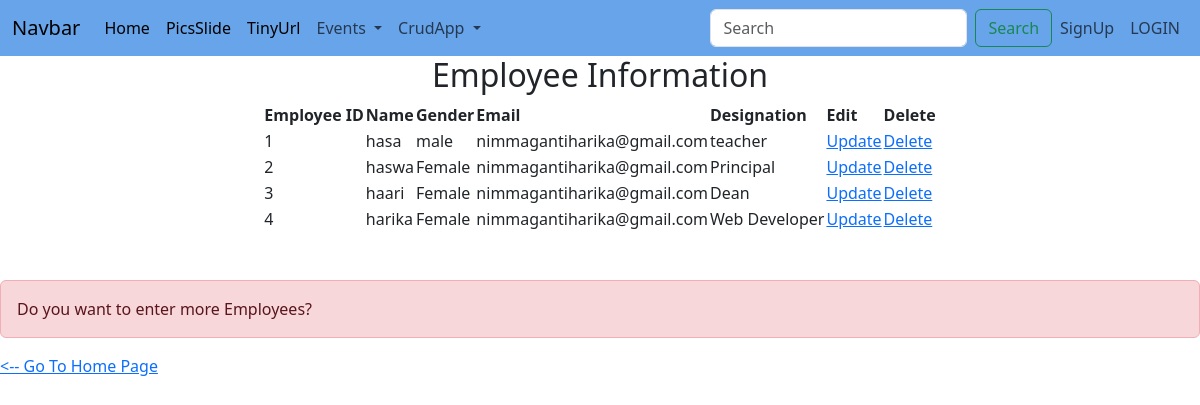
Screenshot of /c/show/ with the database file from the repository.
### crudapp/models.py (models this page shows)
class Employee(models.Model):
    EmpId = models.CharField(max_length=3)
    EmpName = models.CharField(max_length=200)
    EmpGender = models.CharField(max_length=10)
    EmpEmail = models.EmailField()
    EmpDesignation = models.CharField(max_length=150)
    class Meta:
        db_table="Employee"

### crudapp/views.py (the view)
# urls.py: path('show/', views.show_emp, name='show-emp'),
def show_emp(request):
    employees = Employee.objects.all()
    return render(request, 'show.html', {'employees': employees})

### templates/show.html (shortened to what this page needs)
{% extends 'Navbar.html' %}
{% block body %}
    <h2 style="text-align:center">Employee Information</h2>
    <table align="center">
        <thead>
            <tr>
                <th>Employee ID</th>
                <th>Name</th>
                <th>Gender</th>
                <th>Email</th>
                <th>Designation</th>
                <th>Edit</th>
                <th>Delete</th>
            </tr>
        </thead>
        <tbody>
            {% for employee in employees %}
            <tr>
                <td>{{ employee.EmpId }}</td>
                <td>{{ employee.EmpName }}</td>
                <td>{{ employee.EmpGender }}</td>
                <td>{{ employee.EmpEmail }}</td>
                <td>{{ employee.EmpDesignation }}</td>
                <td>
                    <a href="{% url 'edit-emp' employee.pk %}">Update</a>
                </td>
                <td>
                    <a href="{% url 'remove-emp' employee.pk %}">Delete</a>
                </td>
            </tr>
            {% endfor %}
        </tbody>
    </table>
    <br><br>
    <p class="alert alert-danger" role="alert">Do you want to enter more Employees?</p>
    <p>
        <a href="{% url 'insert-emp' %}">&lt;-- Go To Home Page</a>
    </p>
{% endblock %}

### templates/Navbar.html (shortened to what this page needs)
<!DOCTYPE html><html lang="en">
<head>    <meta charset="UTF-8">
    <title>Title</title>    <link href="https://cdn.jsdelivr.net/npm/bootstrap@5.3.2/dist/css/bootstrap.min.css" rel="stylesheet">
    <script src="https://cdn.jsdelivr.net/npm/bootstrap@5.3.2/dist/js/bootstrap.bundle.min.js"></script></head>
<body>
<nav class="navbar navbar-expand-lg" style="background-color: #68A4E9">
  <div class="container-fluid">
      <a class="navbar-brand" href="#">Navbar</a>
        <div class="collapse navbar-collapse" id="navbarSupportedContent">
      <ul class="navbar-nav me-auto mb-2 mb-lg-0">
          <li class="nav-item">
          <a class="nav-link active" aria-current="page" href="{%url 'newhomepage'%}">Home</a>
          </li>
          <li class="nav-item">
          <a class="nav-link active" aria-current="page" href="{%url 'Pics'%}">PicsSlide</a>
          </li>
<li class="nav-item">
    <a class="nav-link active" aria-current="page" href="{%url 'url_shortener'%}">TinyUrl</a>
</li>
   <li class="nav-item dropdown">
          <a class="nav-link dropdown-toggle" href="#" role="button" data-bs-toggle="dropdown" aria-expanded="false">
            Events
          </a>
        </li>
<li class="nav-item dropdown">
          <a class="nav-link dropdown-toggle" href="#" role="button" data-bs-toggle="dropdown" aria-expanded="false">
           CrudApp
          </a>
      </ul>      <form class="d-flex" role="search">
        <input class="form-control me-2" type="search" placeholder="Search" aria-label="Search">
      <button class="btn btn-outline-success" type="submit">Search</button>
      </form>    </div>
      <ul class="navbar-nav ms-auto">
      <li>{% if user.is_authenticated %}
      <li class="nav-item">
          <span class="nav-link">Welcome,{{user.username}}</span>
      </li>
     <li class="nav-item">
         <a class="nav-link" href="{% url 'logout' %}">LOGOUT</a>
      </li>
          {% else %}
          <li class="nav-item">
         <a class="nav-link" href="{% url 'signup' %}">SignUp</a>
      </li>
          <li class="nav-item">
         <a class="nav-link" href="{% url 'login' %}">LOGIN</a>
      </li>
         {% endif %}
          </ul>
  </div></nav>
{% block body %}
{% endblock %}
</body>
</html>

### rows the page displays
Employee: EmpId "1", EmpName "hasa", EmpGender "male", EmpEmail "nimmagantiharika@gmail.com", EmpDesignation "teacher"
Employee: EmpId "2", EmpName "haswa", EmpGender "Female", EmpEmail "nimmagantiharika@gmail.com", EmpDesignation "Principal"
Employee: EmpId "3", EmpName "haari", EmpGender "Female", EmpEmail "nimmagantiharika@gmail.com", EmpDesignation "Dean"
Employee: EmpId "4", EmpName "harika", EmpGender "Female", EmpEmail "nimmagantiharika@gmail.com", EmpDesignation "Web Developer"
